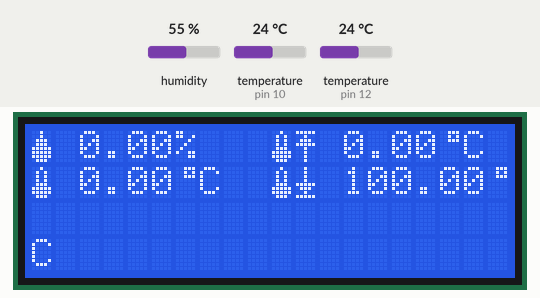
This sketch was run on a simulated Arduino Uno, built with avr-gcc and run on an emulated ATmega328P. Shown: 20×4 character LCD. The inputs (shaded band) are chosen by the test bench; at power-on: humidity 55 %, temperature (sensors on pin 10, pin 12) 24 °C.

Above: at 1.3 s.
1.4 s: humidity set to 22 %
At 5.6 s:
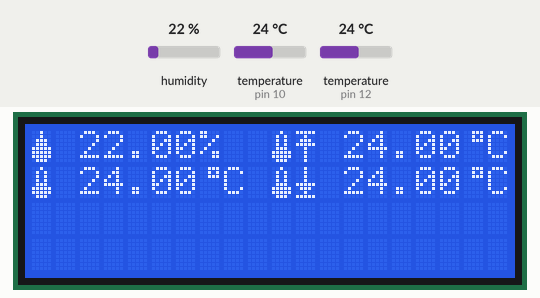
6.3 s: temperature (sensor on pin 10) set to 12 °C
At 7.6 s:
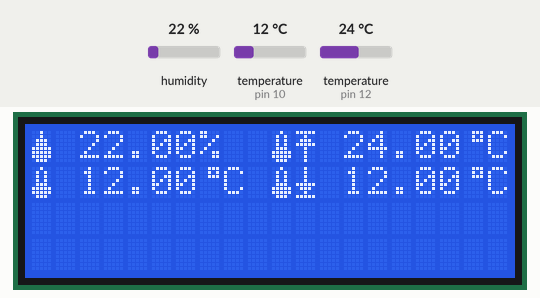
8.3 s: humidity set to 40 %
At 11.6 s:
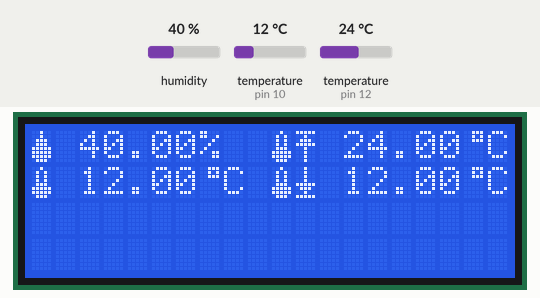
12.3 s: temperature (sensor on pin 10) set to 19 °C
14.3 s: humidity set to 68 %
At 17.6 s:
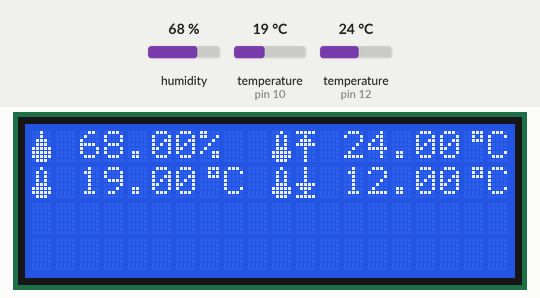
18.3 s: temperature (sensor on pin 10) set to 28 °C
At 19.6 s:
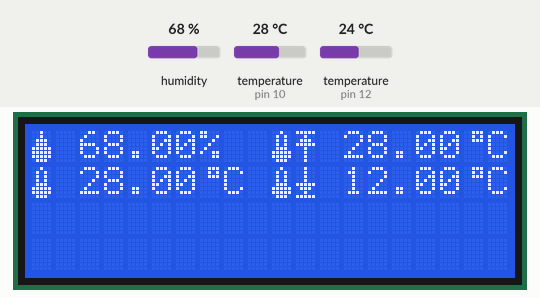
Timing chart, 0 to 21.3 s (numbered marks = the images above; inputs shaded):
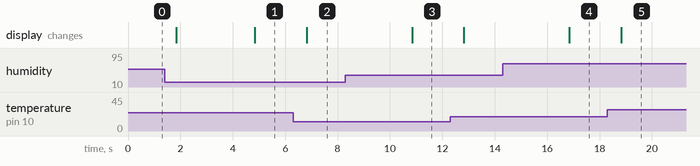

The sketch:

mini-weerstation-deel-2.ino
```cpp
/*
 * Bas on Tech - Arduino tutorial
 * http://basontech.nl
 *
 *
 * PIN AANSLUITINGEN DHT11 & DHT22
 *
 * Vcc  --> 5V  (rood)
 * Data --> 12  (groen)
 * NC
 * GND  --> GND (zwart)
 *
 * 4K7 (4700) Ohm weerstand tussen 5V en Data pin
 *
 *
 *
 * PIN AANSLUITINGEN 1-wire DS18B20
 *
 * GND  --> GND (zwart)
 * Data --> 10  (geel)
 * Vcc  --> 5V  (rood)
 *
 * 4K7 (4700) Ohm weerstand tussen 5V en Data pin
 *
 *
 * PIN AANSLUITINGEN LCD
 *
 * SDA is serial data
 * SCL is serial clock
 *
 * GND --> GND (wit)
 * VCC --> 5V  (grijs)
 * SDA --> A4  (rood)
 * SCL --> A5  (blauw)
 *
 * I2C aanlsluitingen per Arduino:
 * Uno, Ethernet    A4 (SDA), A5 (SCL)
 * Mega2560         20 (SDA), 21 (SCL)
 * Leonardo          2 (SDA),  3 (SCL)
 * Due              20 (SDA), 21 (SCL) of SDA1, SCL1
 *
 */


//// LCD SCHERM ////

// Bibliotheek voor communicatie met I2C / TWI apparaten
#include <Wire.h>

// Bibliotheek voor het LCD scherm
#include <LiquidCrystal_I2C.h>

/*
 * Stel hier in welke chip en foromaat LCD je hebt
 * Gebruik 0x27 als je chip PCF8574 hebt van NXP
 * Gebruik 0x3F als je chip PCF8574A hebt van Ti (Texas Instruments)
 * De laatste twee getallen geven het formaat van je LCD aan
 * bijvoorbeeld 20x4 of 16x2
 *
 */
LiquidCrystal_I2C lcd(0x27, 20, 4);
//LiquidCrystal_I2C lcd(0x3F, 16, 2);

/*
 * Dit druppel-icoon is online gemaakt met de LCD symbool generator op:
 * https://maxpromer.github.io/LCD-Character-Creator/
 */
byte humidityIcon[] = {
  0x04,
  0x04,
  0x0E,
  0x0E,
  0x1F,
  0x1F,
  0x1F,
  0x0E
};

byte degreeSymbol[] = {
  0x07,
  0x05,
  0x07,
  0x00,
  0x00,
  0x00,
  0x00,
  0x00
};

byte temperatureIcon[] = {
  0x04,
  0x0A,
  0x0A,
  0x0A,
  0x0E,
  0x1F,
  0x1F,
  0x0E
};

byte maxIcon[] = {
  0x1F,
  0x04,
  0x0E,
  0x1F,
  0x04,
  0x04,
  0x04,
  0x04
};

byte minIcon[] = {
  0x04,
  0x04,
  0x04,
  0x04,
  0x1F,
  0x0E,
  0x04,
  0x1F
};

bool redrawLCD = true;                  // geeft aan of het scherm moet worden bijgewerkt


//// DHT-SENSOR ////

#include <DHT.h>                        // Bibliotheek voor DHT sensoren
static const int dhtPin = 12;           // data pin van DHT sensor

// Stel hier in welke DHT chip je gebruikt
#define dhtType DHT11                   // DHT 11
//#define dhtType DHT22                 // DHT 22  (AM2302), AM2321
//#define dhtType DHT21                 // DHT 21 (AM2301)

DHT dht(dhtPin, dhtType);               // Initialiseer de DHT bibliotheek in variabele "dht"

float humidityVal;                      // Variabele voor luchtvochtigheid
int intervalDHT = 1000;                 // Tijd in milliseconden tussen het uitlezen van de DHT sensor
unsigned long previousMillisDHT = 0;    // Tijdstip van laatste uitlezing DHT sensor


//// 1-WIRE DS18B20 SENSOR ////

#include <OneWire.h>
#include <DallasTemperature.h>

static const int oneWireBus = 10;       // 1-wire pin
OneWire oneWire(oneWireBus);            // 1-wire instantie op de oneWireBus pin
DallasTemperature sensors(&oneWire);    // geef de instantie van de oneWire bus door aan de DallasTemperature

float temperatureValue = 0.0;           // variabele om temperatuur in op te slaan (float is getal met komma)
float temperatureMin = 100.0;           // variabele om de laagst gemeten temperatuur in op te slaan
float temperatureMax = 0.0;             // variabele om de hoogst gemeten temperatuur in op te slaan

int interval1Wire = 1000;               // Tijd in milliseconden tussen het uitlezen van de 1-wire sensor
unsigned long previousMillis1Wire = 0;           // Tijdstip van laatste uitlezing 1-wire sensor


//// ALGEMEEN ////

unsigned long currentMillis = 0;        // Variabele voor het aantal milliseconden sinds de Arduino is gestart

void setup() {
  Serial.begin(9600);                   // stel de seriële monitor in

  // LCD
  lcd.init();                           // initialiseer het LCD scherm
  lcd.backlight();                      // zet de backlight aan
  lcd.createChar(0, humidityIcon);      // definieer een symbool in geheugen positie 0
  lcd.createChar(1, degreeSymbol);      // definieer een symbool in geheugen positie 1
  lcd.createChar(2, temperatureIcon);   // definieer een symbool in geheugen positie 2
  lcd.createChar(3, maxIcon);           // definieer een symbool in geheugen positie 3
  lcd.createChar(4, minIcon);           // definieer een symbool in geheugen positie 4

  // DHT sensor
  dht.begin();                          // start het DHT sensor uitlezen

}

// Functie voor het uitlezen van de 1-wire DS18B20 sensor
void read1WireTemp() {

  // Als het tijdsverschil met de vorige uitlezing groter is dan interval1Wire
  if(currentMillis - previousMillis1Wire > interval1Wire) {

    // vraag de temperatuur aan de 1-wire sensor
    sensors.requestTemperatures();

    // neem de temperatuur van de eerste 1-wire sensor
    float readTemperatureValue = sensors.getTempCByIndex(0);

    // Controleer of de gelezen waarde anders is dan de vorige waarde
    if(temperatureValue != readTemperatureValue) {
      temperatureValue = readTemperatureValue;
      redrawLCD = true;
    }

    // Controleer of de gelezen waarde groter is dan de opgeslagen max. temperatuur
    if (temperatureValue > temperatureMax) {
        temperatureMax = temperatureValue;
        redrawLCD = true;
    }

    // Controleer of de gelezen waarde groter is dan de opgeslagen min. temperatuur
    if (temperatureValue < temperatureMin) {
        temperatureMin = temperatureValue;
        redrawLCD = true;
    }

    // sla het huidige tijdstip op in previousMillis1Wire
    previousMillis1Wire = currentMillis;

  }

}

// Functie voor het uitlezen van de DHT sensor
void readDHT() {

  // Als het tijdsverschil met de vorige uitlezing groter is dan intervalDHT
  if(currentMillis - previousMillisDHT > intervalDHT) {

    // vraag de luchtvochtigheid aan de DHT sensor
    float readHumidityVal = dht.readHumidity();

    // Controleer of de gelezen waarde een getal is (Nan = Not A Number)
    if (isnan(readHumidityVal)) {
        Serial.println("Uitlezen van DHT sensor mislukt!");
        return;
    }

    // Controleer of de gelezen waarde anders is dan de vorige waarde
    if (readHumidityVal != humidityVal) {
      humidityVal = readHumidityVal;     // werk humidityVal bij met de nieuwe waarde
      redrawLCD = true;                  // geef aan dat het LCD bijgewerkt moet worden
    }

    previousMillisDHT = currentMillis;   // sla het huidige tijdstip op in previousMillisDHT

  }

}

// Functie om het LCD scherm bij te werken
void updateLCD() {

  // Als redrawLCD door iets op 'true' is gezet
  if(redrawLCD) {

    lcd.clear();                 // wis het scherm

    lcd.setCursor(0, 0);         // zet de cursor op positie 1, regel 1
    lcd.write(0);                // teken het druppel icoon van geheugenpositie 0
    lcd.print(" ");              // schrijf een spatie
    lcd.print(humidityVal);      // schrijf de huidige luchtvochtigheid
    lcd.print("%");              // schrijf een % teken

    lcd.setCursor(0, 1);         // zet de cursor op positie 1, regel 2
    lcd.write(2);                // teken het thermometer icoon van geheugenpositie 2
    lcd.print(" ");
    lcd.print(temperatureValue);
    lcd.write(1);                // teken het graden icoon van geheugenpositie 1
    lcd.print("C ");

    lcd.setCursor(10, 0);        // zet de cursor op positie 11, regel 1
    lcd.write(2);                // teken het thermometer icoon van geheugenpositie 2
    lcd.write(3);
    lcd.print(" ");
    lcd.print(temperatureMax);
    lcd.write(1);                // teken het graden icoon van geheugenpositie 1
    lcd.print("C ");

    lcd.setCursor(10, 1);        // zet de cursor op positie 11, regel 2
    lcd.write(2);                // teken het thermometer icoon van geheugenpositie 2
    lcd.write(4);
    lcd.print(" ");
    lcd.print(temperatureMin);
    lcd.write(1);                // teken het graden icoon van geheugenpositie 1
    lcd.print("C ");

    redrawLCD = false;           // set redrawLCD weer op 'false'

  }

}


void loop() {

  currentMillis = millis();    // sla de huidige tijd op
  readDHT();                   // lees de DHT sensor uit
  read1WireTemp();             // lees de 1-wire temperatuur sensor uit
  updateLCD();                 // werk indien nodig het LCD scherm bij

}
```

Measured:
- after the input at 1.4 s, the display: first differs from a run without the input after 3.4 s (image 1)
- after the input at 6.3 s, the display: changes after 0.52 s (image 2)
- after the input at 8.3 s, the display: changes after 2.5 s (image 3)
- after the input at 14.3 s, the display: changes after 2.5 s (image 4)
- after the input at 18.3 s, the display: changes after 0.53 s (image 5)
